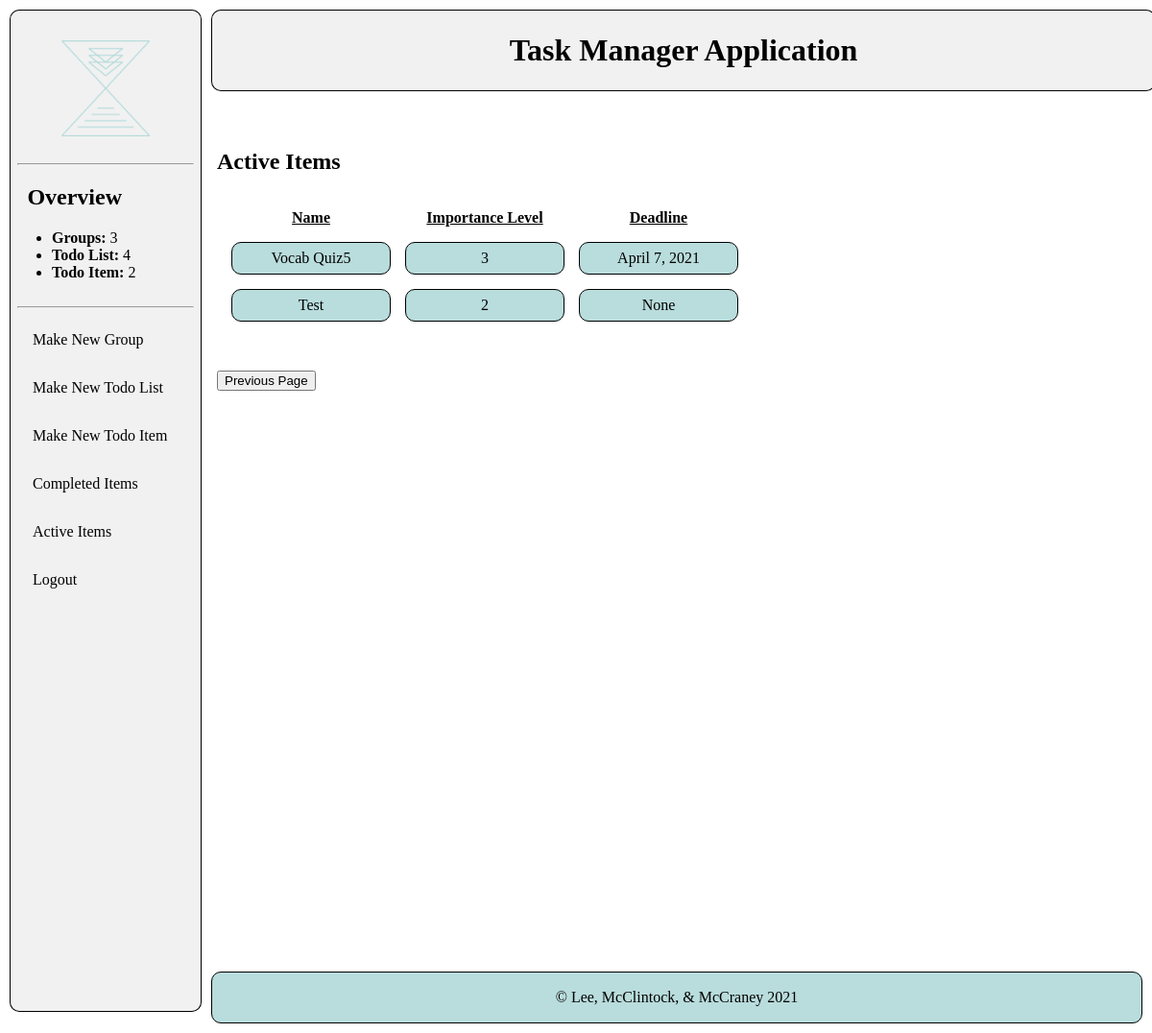
Screenshot of /uncompleted (signed in) with the database file from the repository.
### calendarApp/models.py (models this page shows, shortened)
class TodoItem(models.Model):
    CHOICES = [(i,i) for i in range(4)]
    user = models.ForeignKey(User, on_delete=models.CASCADE)
    todoList = models.ForeignKey(TodoList, on_delete=models.CASCADE)
    name = models.CharField(max_length=200)
    description = models.CharField(max_length=200, blank=True)
    completed = models.BooleanField(default=False)
    completedDate = models.DateField(null=True, blank=True)
    deadline = models.DateField(null=True, blank=True)
    importanceLevel = models.IntegerField(default=0, choices=CHOICES)

### calendarApp/views.py (the view)
# urls.py: path("uncompleted", views.uncompletedItems, name="uncompletedItems"),
@login_required
def uncompletedItems(request):
    todoItems = TodoItem.objects.all().filter(completed=False, user=request.user)
    return render(request, "uncompletedItems.html", {"todoItems": todoItems})

### calendarApp/models.py (called while the page is built)
    def __str__(self):
        return self.name

    def __str__(self):
        return self.name

### calendarSite/context_processors.py (called while the page is built)
def count(request):
    if request.user.is_authenticated:
        return {
            'num_Group': Group.objects.filter(user=request.user).count(),
            'num_TodoList': TodoList.objects.filter(user=request.user).count(),
            'num_TodoItem': TodoItem.objects.filter(user=request.user, completed=False).count(),
        }
    else:
        return {
            'num_Group': 0,
            'num_TodoList':0,
            'num_TodoItem': 0,
        }

### calendarApp/templates/uncompletedItems.html (shortened to what this page needs)
{% extends "base_generic.html" %}
{% block content %}
<div class="content">
    <div class="detail">
        <div class="formContent">
            {% if todoItems%}
                <h2>Active Items</h2>
                <table id="myTable">
                    <tr>
                        <th id="listName"><u>Name</u></th>
                        <th id="importanceLevel"><u>Importance Level</u></th>
                        <th id="deadline"><u>Deadline</u></th>
                    </tr>
                {% for todoItem in todoItems %}
                    <tr>
                        <td><a href="/{{todoItem.todoList.group}}/{{todoItem.todoList}}/{{todoItem.name}}">{{todoItem.name}}</a></td>
                        <td>{{todoItem.importanceLevel}}</td>
                        <td>{{todoItem.deadline}}</td>
                    </tr>
                {% endfor %}
                </table>
            {% else %}
                <p>You have no uncompleted items</p>
            {% endif %}
        </div>
    </div>
    <br><br>
    <button onclick="location.href='javascript:history.go(-1)' ">Previous Page</a></button>
</div>
{% endblock %}

### calendarApp/static/calendarApp/style.css (style rules this page uses)
body { margin: 10px; }
h2 { color: black; }
a { color: black; }
a:link { text-decoration: none; }
div.content { margin-left: 200px; padding: 1px 16px; height: 1000px; }
.formContent { margin-top: 9rem; }
table { border-spacing: 15px 15px; }
td { width: 150px; text-align: center; border: 1px solid black; padding: 7px; background-color: #B9DCDC; border-radius:10px; }

### rows the page displays
TodoItem: name "Vocab Quiz5", importanceLevel "3", deadline "April 7, 2021"
TodoItem: name "Test", importanceLevel "2", deadline "None"

### other values shown
{{ num_Group }} "3"
{{ num_TodoList }} "4"
{{ num_TodoItem }} "2"
